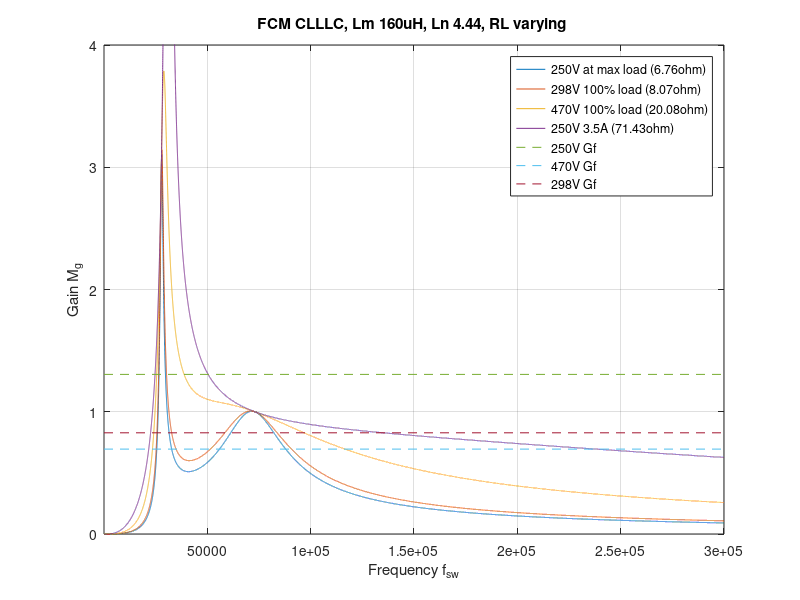
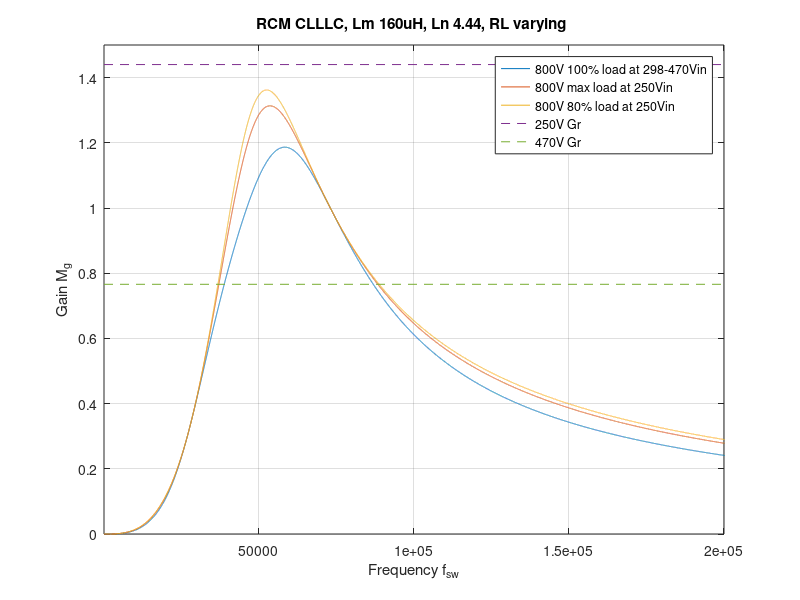

Here is the MATLAB script that generated these plots, in order:
% CLLLC Design, regulation and protection dimensioning
% Author: Dr. Lim Shu Fan
% First created: 01.04.2022
% Last modified: 27.04.2022
% Revision: 0.2
% Descriptions:
% 0.1: First design attempt to match with implementation 

clear;
%%%%%%%%%%%%%%%% 1. Define System specification %%%%%%%%%%%%%%%%%%%%
effCLLLC=0.97;
Po_rated=11000; %Rated output power
puload=1.0; %ratio of load to full load
Po_LLC=Po_rated*puload;
max_Io=37; % at 250V up to 595V
Vo_Fmin = 250; %output voltage 
Vo_Fmax = 470; 
Io_Fmax = Po_LLC/Vo_Fmin; %output current
VinLLC_Fmax = 800; %max input voltage of LLC 
VinLLC_Fmin = 800; %min input voltage of LLC
RL_250V=Vo_Fmin/max_Io;
RL_298V=298/max_Io;
RL_470V=Vo_Fmax^2/Po_rated;

fr = 73000; %selected resonant frequency

%desired transformer gain Npri/Nsec
n_CLLC=20/9;
%magnetizing inductance
Lm=160*10^-6;
Ln=4.444;
%Lrp=Lm/Ln; %Lrp
Lrp=36*10^-6;
%capacitance selection
%Crp=1/(Lrp*3.14*3.14*4*fr*fr);
Crp=132*10^-9; %Crp
%Lrs=3*Lrp/(n_CLLC*n_CLLC); %m1=3
Lrs=22*10^-6;
%Crs=1/(Lrs*3.14*3.14*4*fr*fr);
Crs=216*10^-9;
Crs_dash=Crs/(n_CLLC*n_CLLC); %Crs'
Lrs_dash = Lrs* (n_CLLC*n_CLLC); %Lrs'

% CLLLC forward gain curve (verify)

Mg_Fmin=n_CLLC*Vo_Fmin/VinLLC_Fmax; % minimum voltage gain at VinLLC_max
Mg_Fmax=n_CLLC*Vo_Fmax/VinLLC_Fmin; % maximum voltage gain at VinLLC_min
Mg_Fmid=n_CLLC*298/VinLLC_Fmin;
%Mg_Fmin=Vo_Fmin/VinLLC_Fmax; % minimum voltage gain at VinLLC_max
%Mg_Fmax=Vo_Fmax/VinLLC_Fmin; % maximum voltage gain at VinLLC_min

fsw=[1:10:300000];
RL=[6.76, 8.07, 20.08, 71.43];
%RL=[20:5:80];

no_fsw=length(fsw);
no_RL=length(RL);

figure(1);
for p=1:1:no_RL
    for j=1:1:no_fsw
      %Zm
      Zm=complex(0, 2*pi*fsw(j)*Lm);
      %Zrp
      Zrp=(1/complex(0,2*pi*fsw(j)*Crp))+complex(0, 2*pi*fsw(j)*Lrp);
      %Zrs
      %Zrs=(1/complex(0, 2*pi*fsw(j)*Crs))+ complex(0, 2*pi*fsw(j)*Lrs);
      Zrs_dash=(1/complex(0,2*pi*fsw(j)*Crs_dash))+ complex(0, 2*pi*fsw(j)*Lrs_dash); %Zrs'
      RL_dash=RL(p)*n_CLLC*n_CLLC *(8/(pi*pi));
      Zx=(Zm*(Zrs_dash+RL_dash))/(Zm+Zrs_dash+RL_dash); %Zm||(Zrs'+RL')
      %Mg(j)=abs((1/n_CLLC)*(Zx*RL_dash / ((Zrp+Zx)*(Zrs_dash+RL_dash))));
      Mg(j)=abs((Zx*RL_dash / ((Zrp+Zx)*(Zrs_dash+RL_dash))));

    end
    plot(fsw,Mg);
    hold on;
end

plot([fsw(1) fsw(no_fsw)],[Mg_Fmax Mg_Fmax], "--");
plot([fsw(1) fsw(no_fsw)],[Mg_Fmin Mg_Fmin], "--");
plot([fsw(1) fsw(no_fsw)],[Mg_Fmid Mg_Fmid], "--");

hold off;
grid on;
xlabel('Frequency f_{sw}');
ylabel('Gain M_g');
xlim([1 300000]);
ylim([0 4]);
title('FCM CLLLC, Lm 160uH, Ln 4.44, RL varying ');
legend('250V at max load (6.76ohm)','298V 100% load (8.07ohm)','470V 100% load (20.08ohm)', '250V 3.5A (71.43ohm)','250V Gf','470V Gf','298V Gf');

% CLLLC reverse gain curve (verify)
Mg_Rmin=VinLLC_Fmin/(n_CLLC*Vo_Fmax); % minimum voltage gain at VinLLC_min
Mg_Rmax=VinLLC_Fmax/(n_CLLC*Vo_Fmin); % maximum voltage gain at VinLLC_max
%Mg_Rmin=Vo_R/VinLLC_R; % minimum voltage gain at VinLLC_max
%Mg_Rmax=Vo_R/VinLLC_R; % maximum voltage gain at VinLLC_min

%RL=[50:5:60];
RL=[58.18, 69.19, 72.73];

no_RL=length(RL);

figure(2);
for p=1:1:no_RL
    for j=1:1:no_fsw
      %Zm
      Zm=complex(0, 2*pi*fsw(j)*Lm);
      %Zrp
      Zrp=(1/complex(0,2*pi*fsw(j)*Crp))+complex(0, 2*pi*fsw(j)*Lrp);
      Zrs_dash=(1/complex(0,2*pi*fsw(j)*Crs_dash))+ complex(0, 2*pi*fsw(j)*Lrs_dash); %Zrs'
      RL_dash=RL(p)*(8/(pi*pi));
      Zx=(Zm*(Zrp+RL_dash))/(Zm+Zrp+RL_dash); %Zm||(Zrp+RL)
      %Mg(j)=abs((n_CLLC)*(Zx*RL_dash / ((Zrs_dash+Zx)*(Zrp+RL_dash))));
      Mg(j)=abs((Zx*RL_dash / ((Zrs_dash+Zx)*(Zrp+RL_dash))));

    end
    plot(fsw,Mg);
    hold on;
end

plot([fsw(1) fsw(no_fsw)],[Mg_Rmax Mg_Rmax], "--");
plot([fsw(1) fsw(no_fsw)],[Mg_Rmin Mg_Rmin], "--");
hold off;
grid on;
xlabel('Frequency f_{sw}');
ylabel('Gain M_g');
xlim([1 200000]);
ylim([0 1.5]);
title('RCM CLLLC, Lm 160uH, Ln 4.44, RL varying ');
legend('800V 100% load at 298-470Vin', '800V max load at 250Vin', '800V 80% load at 250Vin','250V Gr','470V Gr');

